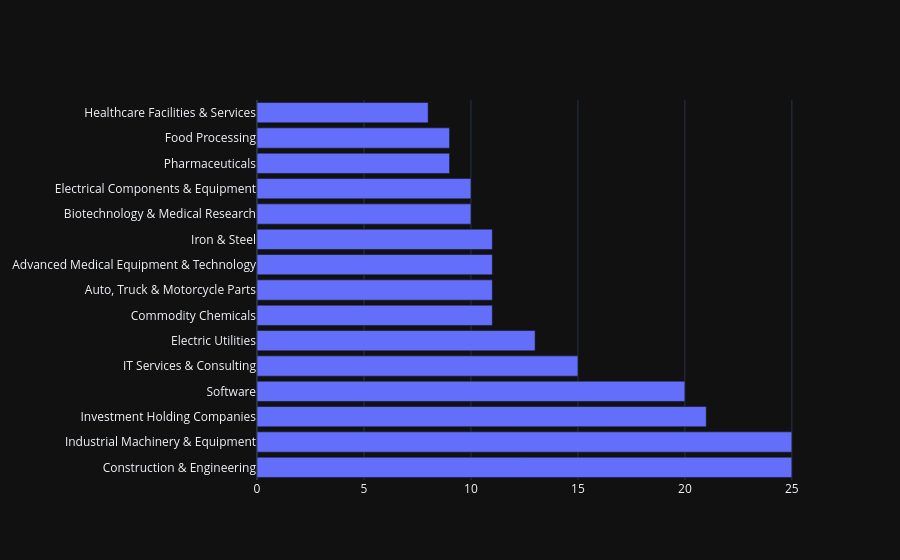

The notebook cell this image was saved under:
### Code cell
industry = 'New Issues TRBC Industry'
fig3 = go.Figure()
trace = go.Bar(x=ipos[industry].value_counts().head(15).values, 
               y=ipos[industry].value_counts().head(15).index,
               orientation='h')
fig3.add_trace(trace)
fig3.layout.template = 'plotly_dark'
fig3

### Figure 1 — Plotly figure (JSON) as saved in the notebook; plotly's stock layout.template omitted (floating-point values rounded to 4 significant figures)
{"data": [{"orientation": "h", "type": "bar", "x": [25, 25, 21, 20, 15, 13, 11, 11, 11, 11, 10, 10, 9, 9, 8], "y": ["Construction & Engineering", "Industrial Machinery & Equipment", "Investment Holding Companies", "Software", "IT Services & Consulting", "Electric Utilities", "Commodity Chemicals", "Auto, Truck & Motorcycle Parts", "Advanced Medical Equipment & Technology", "Iron & Steel", "Biotechnology & Medical Research", "Electrical Components & Equipment", "Pharmaceuticals", "Food Processing", "Healthcare Facilities & Services"]}], "layout": {}}
